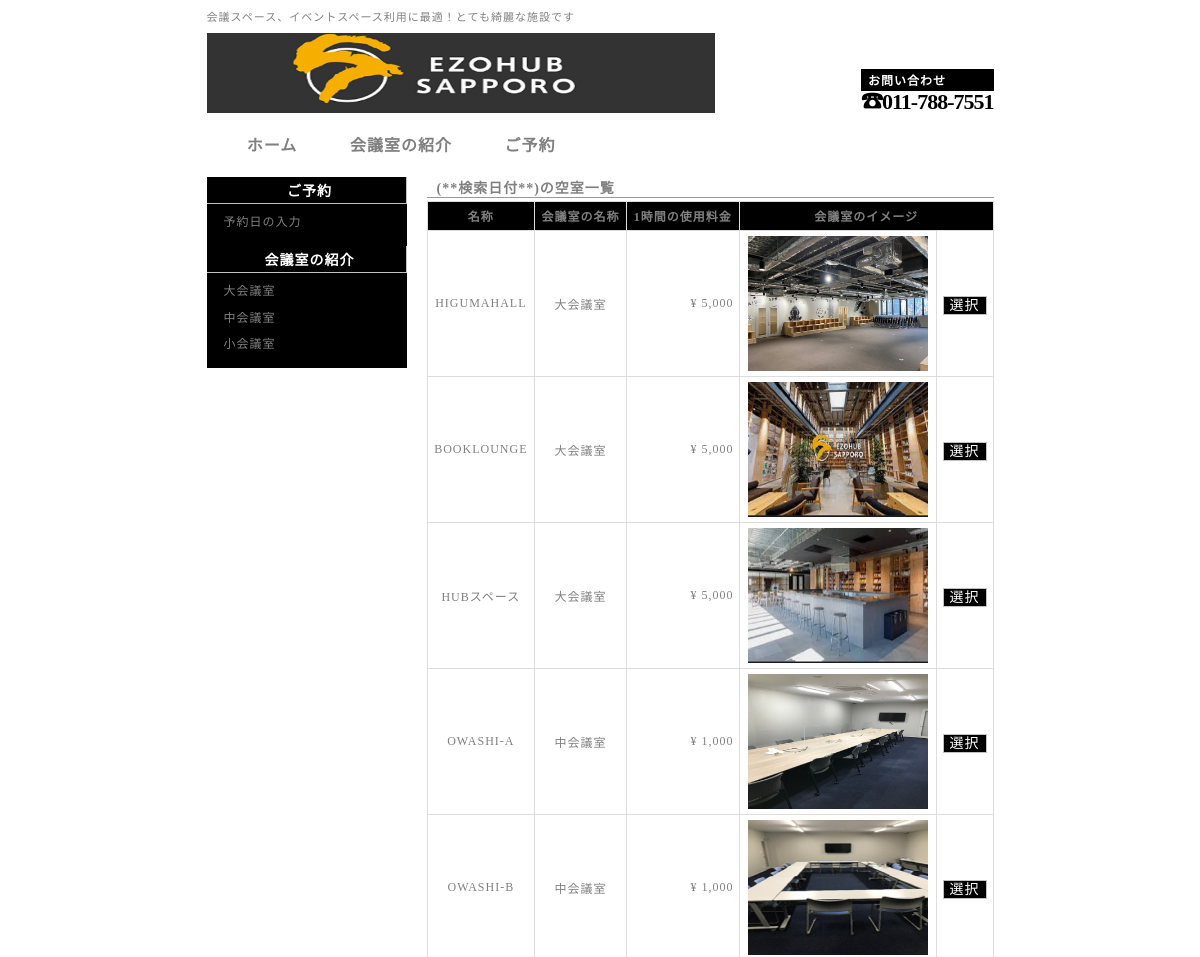
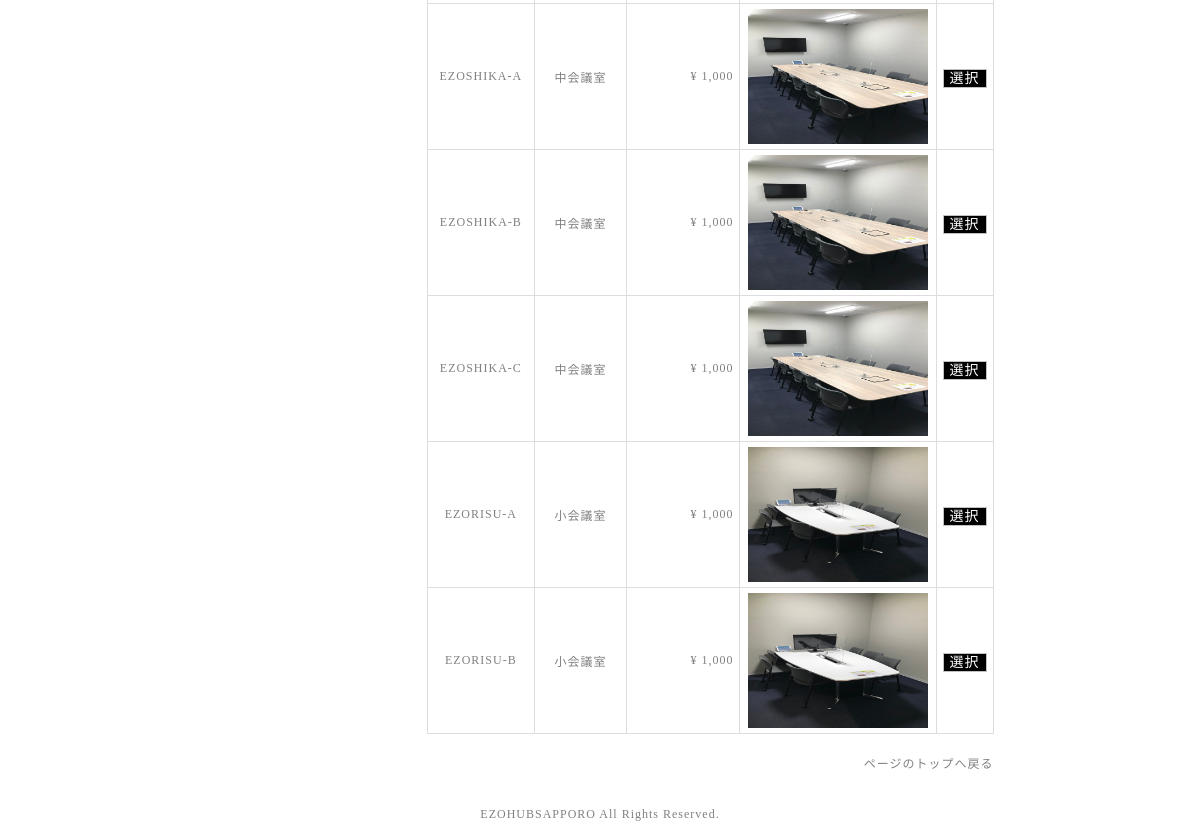
/reserveRoomList.php, run on the app's committed database (2 pictures, top to bottom).
### tables this page shows
CREATE TABLE `room` (
  `room_no` int(11) NOT NULL,
  `room_name` varchar(50) NOT NULL,
  `information` varchar(255) DEFAULT NULL,
  `main_image` varchar(50) NOT NULL,
  `image1` varchar(50) DEFAULT NULL,
  `image2` varchar(50) DEFAULT NULL,
  `image3` varchar(50) DEFAULT NULL,
  `amenity` varchar(255) DEFAULT NULL,
  `dayfee` int(11) NOT NULL,
  `capacity` int(11) NOT NULL,
  `type_id` int(11) NOT NULL
);

CREATE TABLE `room_type` (
  `type_id` int(11) NOT NULL,
  `type_name` varchar(30) NOT NULL
);

### reserveRoomList.php (the view, shortened to what this page needs)
<?php
  $link = mysqli_connect(DB_SERVER, DB_USER, DB_PASS, DB_NAME);
  mysqli_set_charset($link, "utf8");
?>
<!DOCTYPE html>
<html lang="ja">
<head>
  <link rel="stylesheet" href="./css/style.css" type="text/css">
</head>
<body>
  <header id="header">
    <div id="pr">
      <p>会議スペース、イベントスペース利用に最適！とても綺麗な施設です</p>
    </div>
    <h1><a href="./index.php"><img src="./images/ezohublogo.png" alt=""></a></h1>
    <div id="contact">
      <h2 style="background:black";>お問い合わせ</h2>
      <span class="tel">☎011-788-7551 </span>
    </div>
  </header>
  <nav id="menu">
    <ul>
      <li><a href="./index.php">ホーム</a></li>
      <li><a href="./roomList.php">会議室の紹介</a></li>
      <li><a href="./reserveDay.php">ご予約</a></li>
    </ul>
  </nav>
  <div id="contents">
    <main id="main">
      <article>
        <section>
          <h3>(**検索日付**)の空室一覧</h3>
          <table>
            <th>名称</th>
            <th>会議室の名称</th>
            <th>1時間の使用料金</th>
            <th colspan="2">会議室のイメージ</th>
<?php
  $reserveDt = $_POST['reserveDay'];
  $sql = "SELECT room_name,type_name,dayfee,main_image,room_no
    FROM room, room_type
    WHERE room.type_id = room_type.type_id
    AND room.room_no NOT IN (SELECT room_no FROM reserve
    WHERE date(reserve_date) = '{$reserveDt}')";
  $result = mysqli_query($link, $sql);
  while($row = mysqli_fetch_array($result, MYSQLI_ASSOC)) {
    echo "<tr>";
    echo "<td>{$row['room_name']}</td>";
    echo "<td>{$row['type_name']}</td>";
    $dayfee = number_format($row['dayfee']);
    echo "<td class='number'>&yen; {$dayfee}</td>";
    echo "<td><img class='small' src='./images/{$row['main_image']}'></td>";
    echo "<td><a href='./reserveDetail.php?rno={$row['room_no']}'>選択</a></td>";
    echo "</tr>";
  }
?>
          </table>
        </section>
      </article>
    </main>
    <aside id="side">
      <section>
        <h2 style="background:black";>ご予約</style=></h2>
        <ul>
          <li><a href="#">予約日の入力</a></li>
        </ul>
      </section>
      <section>
        <h2 style="background:black";>会議室の紹介</h2>
    <?php include("./sideList.php"); ?>
      </section>
    </aside>
    <div id="pageTop">
      <a href="#top">ページのトップへ戻る</a>
    </div>
  </div>
  <footer id="footer">
    EZOHUBSAPPORO All Rights Reserved.
  </footer>
</body>
</html>

### sideList.php (shortened to what this page needs)
<?php
  $s_link = mysqli_connect(DB_SERVER, DB_USER, DB_PASS, DB_NAME);
  mysqli_set_charset($s_link, "utf8");
  $s_result = mysqli_query($s_link, "SELECT * FROM room_type");
  echo "<ul>";
  while($s_row = mysqli_fetch_array( $s_result, MYSQLI_ASSOC )) {
    echo "<li><a href='./roomList.php?tid=" .
        $s_row['type_id'] . "'>" . $s_row['type_name'] . "</a></li>";
  }
  echo "</ul>";
?>

### css/style.css (style rules this page uses)
html { overflow: scroll; }
body { letter-spacing: 1px; font-size: 12px; color:grey; }
a { color: grey; text-decoration: none; }
#header { position: relative; width: 787px; margin: 0 auto; }
#pr { position: absolute; width: 787px; left: 0; top: 0; }
#header h1 { margin: 0; padding-top: 25px; }
#contact { position: absolute; bottom: 0; right: 0; }
#menu { width: 787px; margin: 0 auto; }
#menu ul { padding: 0; text-align: center; }
#menu li { float: left; width: 129px; }
#contents { width: 787px; margin: 0 auto; padding: 10px; }
#pageTop { clear: both; padding: 20px 0; text-align: right; }
#main { float: right; width: 567px; }
#side { float: left; width: 200px; }
#footer { padding: 5px 0; text-align: center; }

### css/style_Deco.css (style rules this page uses)
img { border: 0; vertical-align: bottom; }
h1, h2, h3, h4, h5, h6 { margin: 0; }
#header img { width: 508px; }
#header h1 { margin: 0; padding-top: 25px; font-size: 32px; color:black; background:white; }
#header h2 { padding: 1px; font-size: 12px; color:white; padding-right: 6px; padding-left: 6px; background:black; border: 1px solid black; }
#header #pr p { margin: 0; font-size: 11px; }
#header #contact .tel { color: #000000; font-size: 22px; font-weight: bold; letter-spacing: -1px; line-height: 1.0; }
#menu li { color: #000000; text-align: center; list-style-type: none; }
#menu li a { display: block; width: 129px; line-height: 40px; border-collapse: collapse; border: 1px solid white; font-weight: bold; font-size: 16px; white-space: nowrap; }
#contents { clear: both; }
#main a { padding: 1px; font-size: 14px; color: white; padding-right: 6px; padding-left: 6px; background: black; border: 1px solid #C1C1C1; text-align: center; }
#main h3 { margin-bottom: 3px; padding-left: 10px; font-size: 14px; border-bottom: 1px solid #999; }
#main table { width: 100%; border-collapse: collapse; }
#main table th { padding: 5px; font-size: 12px; text-align: center; border: 1px solid #ddd; background: black; }
#main table td { padding: 5px; font-size: 12px; text-align: center; border: 1px solid #ddd; }
#main table td.number { text-align: right; }
#main img.small { width: 180px; }
#side { background: black; }
#side section { margin-bottom: 10px; }
#side h2 { padding: 3px; font-size: 14px; font-weight: bold; color: #fff; padding-left: 10px; background: black; border-bottom: 1px solid #C1C1C1; border-right: 1px solid #C1C1C1; text-align: center; }
#side ul { margin: 5px 0 0 5px; padding: 0; }
#side li { padding: 5px 0 5px 0; line-height: 1.4; list-style: none; }
#side li a { display: block; padding-left: 12px; ; }

### data on the page
room: room_name "HIGUMAHALL", type.type_name "大会議室", dayfee "5,000", main_image (picture)
room: room_name "BOOKLOUNGE", type.type_name "大会議室", dayfee "5,000", main_image (picture)
room: room_name "HUBスペース", type.type_name "大会議室", dayfee "5,000", main_image (picture)
room: room_name "OWASHI-A", type.type_name "中会議室", dayfee "1,000", main_image (picture)
room: room_name "OWASHI-B", type.type_name "中会議室", dayfee "1,000", main_image (picture)
room: room_name "EZOSHIKA-A", type.type_name "中会議室", dayfee "1,000", main_image (picture)
room: room_name "EZOSHIKA-B", type.type_name "中会議室", dayfee "1,000", main_image (picture)
room: room_name "EZOSHIKA-C", type.type_name "中会議室", dayfee "1,000", main_image (picture)
room: room_name "EZORISU-A", type.type_name "小会議室", dayfee "1,000", main_image (picture)
room: room_name "EZORISU-B", type.type_name "小会議室", dayfee "1,000", main_image (picture)
room_type: type_name "大会議室"
room_type: type_name "中会議室"
room_type: type_name "小会議室"
